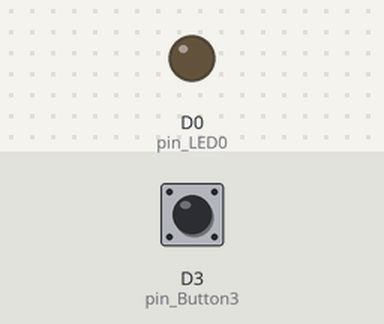
The sketch below on a simulated ESP8266 (NodeMCU). Parts: output pins drawn as LEDs (lit = HIGH). The test bench sets the inputs (shaded band); at power-on: D3 (pin_Button3) HIGH.

Above: at 1.2 s.
1.3 s: D3 (pin_Button3) pulled LOW for 0.15 s
At 1.37 s:
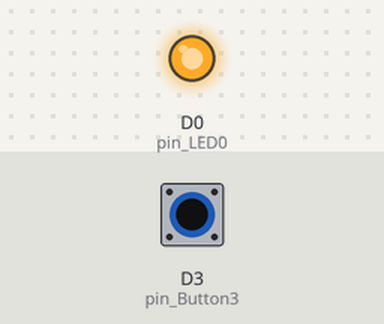
2.9 s: D3 (pin_Button3) pulled LOW for 3.2 s
At 7.3 s:
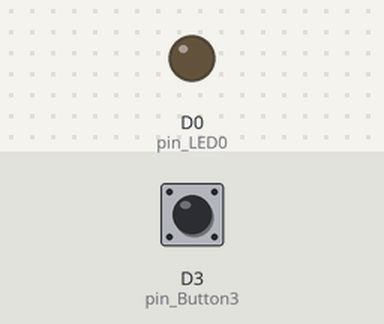
Timing chart, 0 to 8.8 s (numbered marks = the images above; inputs shaded):
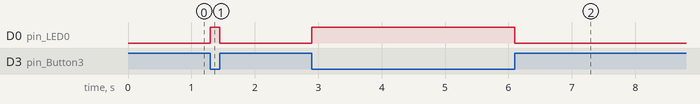

Measured:
- after the input at 1.3 s, D0 (pin_LED0): LOW → HIGH at once, → LOW 0.15 s later
- after the input at 2.9 s, D0 (pin_LED0): LOW → HIGH at once, → LOW 3.2 s later

The sketch:

LED_Button1_8266.ino
```cpp
// Example 4.1 LED_Button1_8266.ino
// ESP8266 Pins to be used
int pin_LED0 = D0;                       // LED in pin D0
int pin_Button3 = D3;                    // Push Button in D3

void setup()
{

    pinMode(pin_LED0, OUTPUT);          // Initialize pin D0 to output
    digitalWrite(pin_LED0,LOW);         // Initialize pin D0 LOW during start
    pinMode(pin_Button3, INPUT);        // Initialize pin D3 as digital input
}

void loop()
{
    if ( digitalRead(pin_Button3) == LOW)// If push button was pressed
    {
       digitalWrite(pin_LED0, HIGH);     // LED pin D0 ON
    }
    else
    {
       digitalWrite(pin_LED0, LOW);      // If not pressed, pin D0 OFF
    }
}
```
